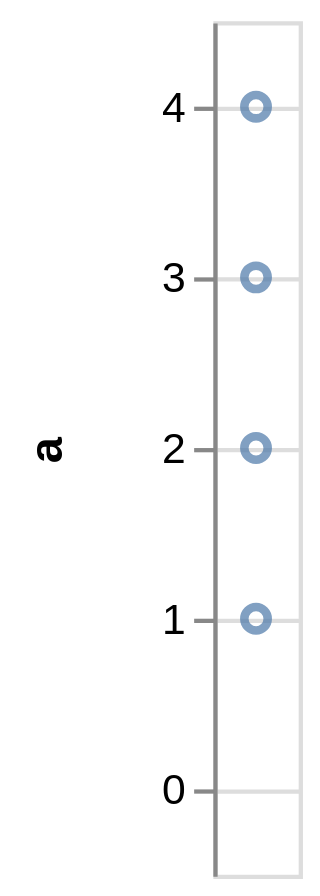

The specification (Vega-Lite) saved for this image:
### Vega specification from a JSON file in a GitHub repository (floating-point values rounded to 4 significant figures)
{"$schema": "https://vega.github.io/schema/vega/v4.json", "autosize": "pad", "padding": 5, "width": 20, "height": 200, "style": "cell", "data": [{"name": "source_0", "values": "a\n1\n2\n3\n4", "format": {"type": "csv"}}], "marks": [{"name": "marks", "type": "symbol", "style": ["point"], "from": {"data": "source_0"}, "encode": {"update": {"opacity": {"value": 0.7}, "fill": [{"test": "datum[\"a\"] === null || isNaN(datum[\"a\"])", "value": null}, {"value": "transparent"}], "stroke": [{"test": "datum[\"a\"] === null || isNaN(datum[\"a\"])", "value": null}, {"value": "#4c78a8"}], "tooltip": {"signal": "{\"a\": format(datum[\"a\"], \"\")}"}, "x": {"signal": "width", "mult": 0.5}, "y": {"scale": "y", "field": "a"}}}}], "scales": [{"name": "y", "type": "linear", "domain": {"data": "source_0", "field": "a"}, "range": [{"signal": "height"}, 0], "nice": true, "zero": true, "padding": 5}], "axes": [{"scale": "y", "orient": "left", "grid": false, "title": "a", "labelOverlap": true, "tickCount": {"signal": "ceil(height/40)"}, "zindex": 1}, {"scale": "y", "orient": "left", "grid": true, "tickCount": {"signal": "ceil(height/40)"}, "domain": false, "labels": false, "maxExtent": 0, "minExtent": 0, "ticks": false, "zindex": 0}], "config": {"axisY": {"minExtent": 30}}}
